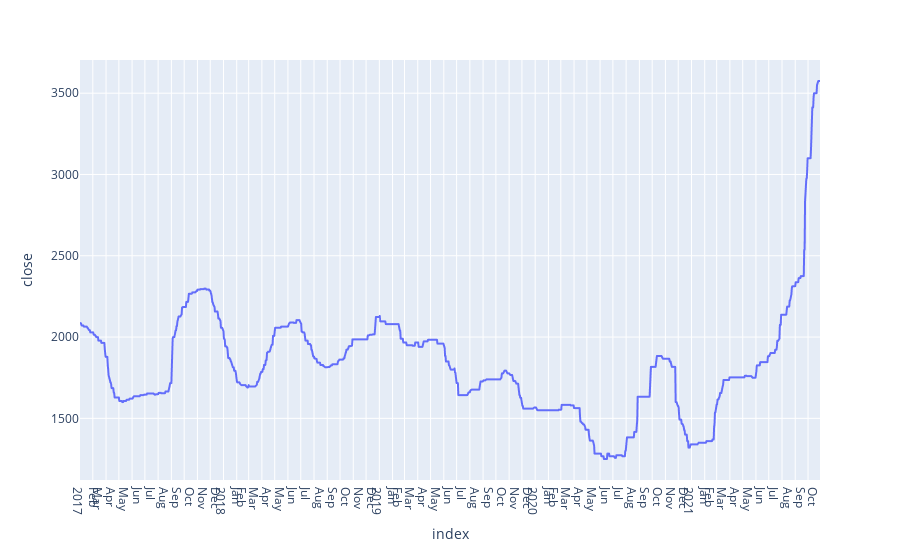

The notebook cell saved with this chart:
### Code cell
import plotly.express as px
df = soda_ash
fig = px.line(df, x=df.index, y=df.close,
                           )
fig.update_xaxes(
    dtick="M1",
    tickformat="%b\n%Y",
    ticklabelmode="period")
fig.show(renderer='plotly_mimetype')

### Figure 1 — Plotly figure (JSON) as saved in the notebook; plotly's stock layout.template omitted (floating-point values rounded to 4 significant figures; data arrays with more than 128 entries replaced by an {"elided": "..."} marker saying what was removed)
{"data": [{"hovertemplate": "index=%{x}<br>close=%{y}<extra></extra>", "legendgroup": "", "line": {"color": "#636efa", "dash": "solid"}, "marker": {"symbol": "circle"}, "mode": "lines", "name": "", "showlegend": false, "type": "scattergl", "x": {"elided": "1242 str values"}, "xaxis": "x", "y": {"elided": "1242 float values"}, "yaxis": "y"}], "layout": {"autosize": true, "legend": {"tracegroupgap": 0}, "margin": {"t": 60}, "xaxis": {"anchor": "y", "autorange": true, "domain": [0, 1], "dtick": "M1", "range": ["2017-01-30", "2021-10-29"], "tickformat": "%b\n%Y", "ticklabelmode": "period", "title": {"text": "index"}, "type": "date"}, "yaxis": {"anchor": "x", "autorange": true, "domain": [0, 1], "range": [1121.0, 3704.0], "title": {"text": "close"}, "type": "linear"}}}
